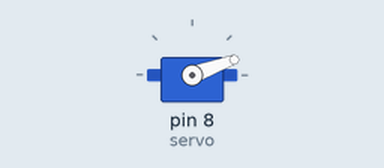
Recording of a sketch running on a simulated Arduino Uno, built with avr-gcc and run on an emulated ATmega328P. Parts: servo.

Above: at 0.05 s.
At 26.95 s:
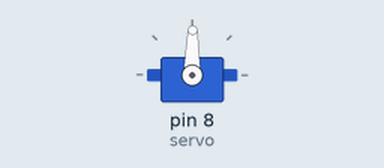
Timing chart, 0 to 35.1 s (numbered marks = the images above):
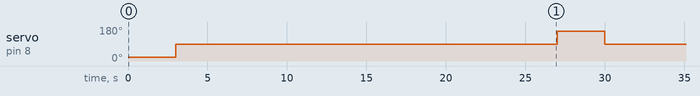

The sketch:

______.ino
```cpp
#include<Servo.h> //Servo 라이브러리를 추가
Servo servo;      //Servo 클래스로 servo객체 생성
int value = 0;    // 각도를 조절할 변수 value

void setup() {
  servo.attach(8);     //맴버함수인 attach : 핀 설정
  Serial.begin(9600); //시리얼 모니터 사용 고고
}

void loop() {
  servo.write(20);
  delay(3000);
  servo.write(89);
  delay(24000);
  servo.write(158);
  delay(3000);
  servo.write(89);
  delay(24000);
}
```

Measured:
- by itself, servo on pin 8 (servo): 20° → 89° at 3.0 s, → 158° 24.0 s later, → 89° 3.0 s later, → 20° 24.0 s later, … (9 changes in this stretch)
